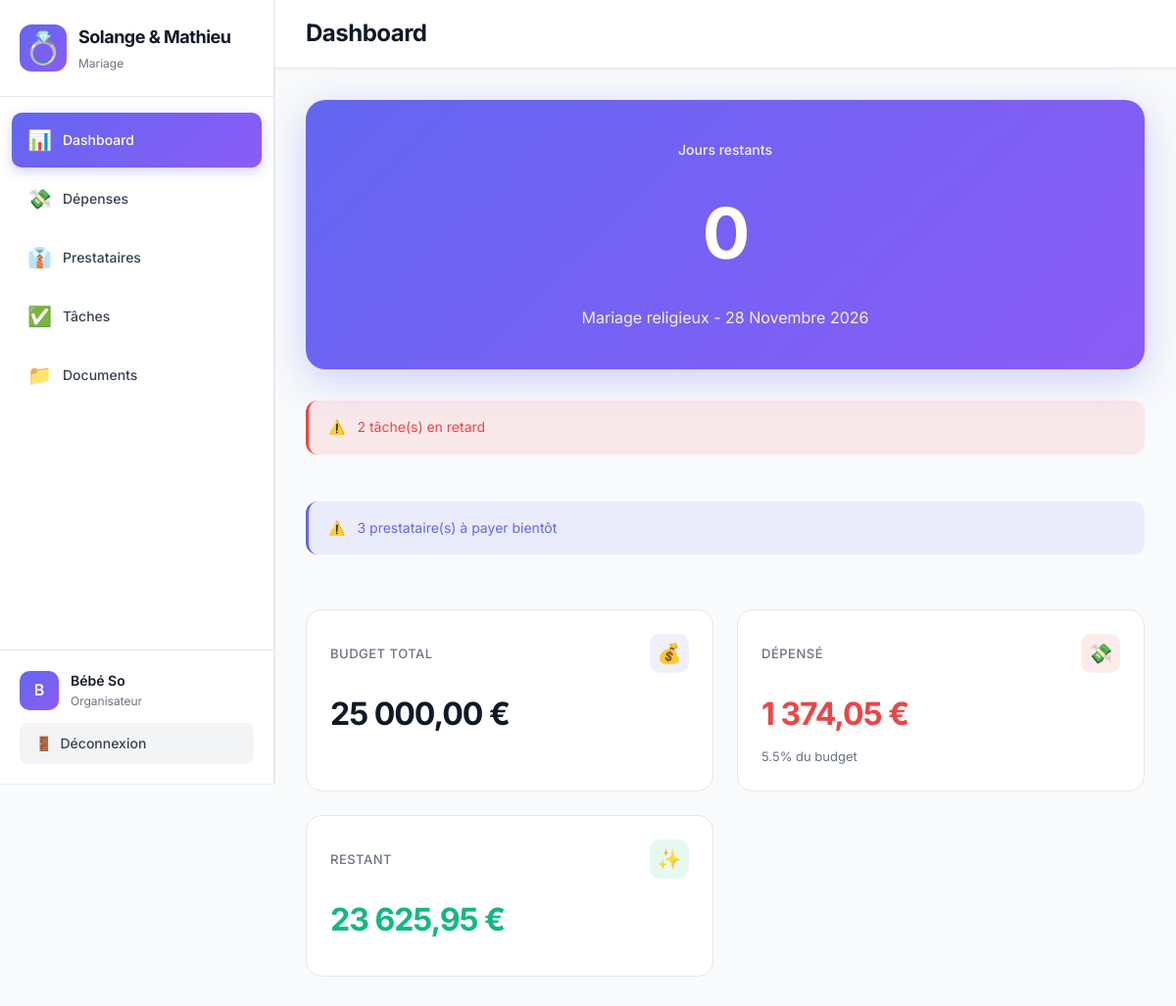
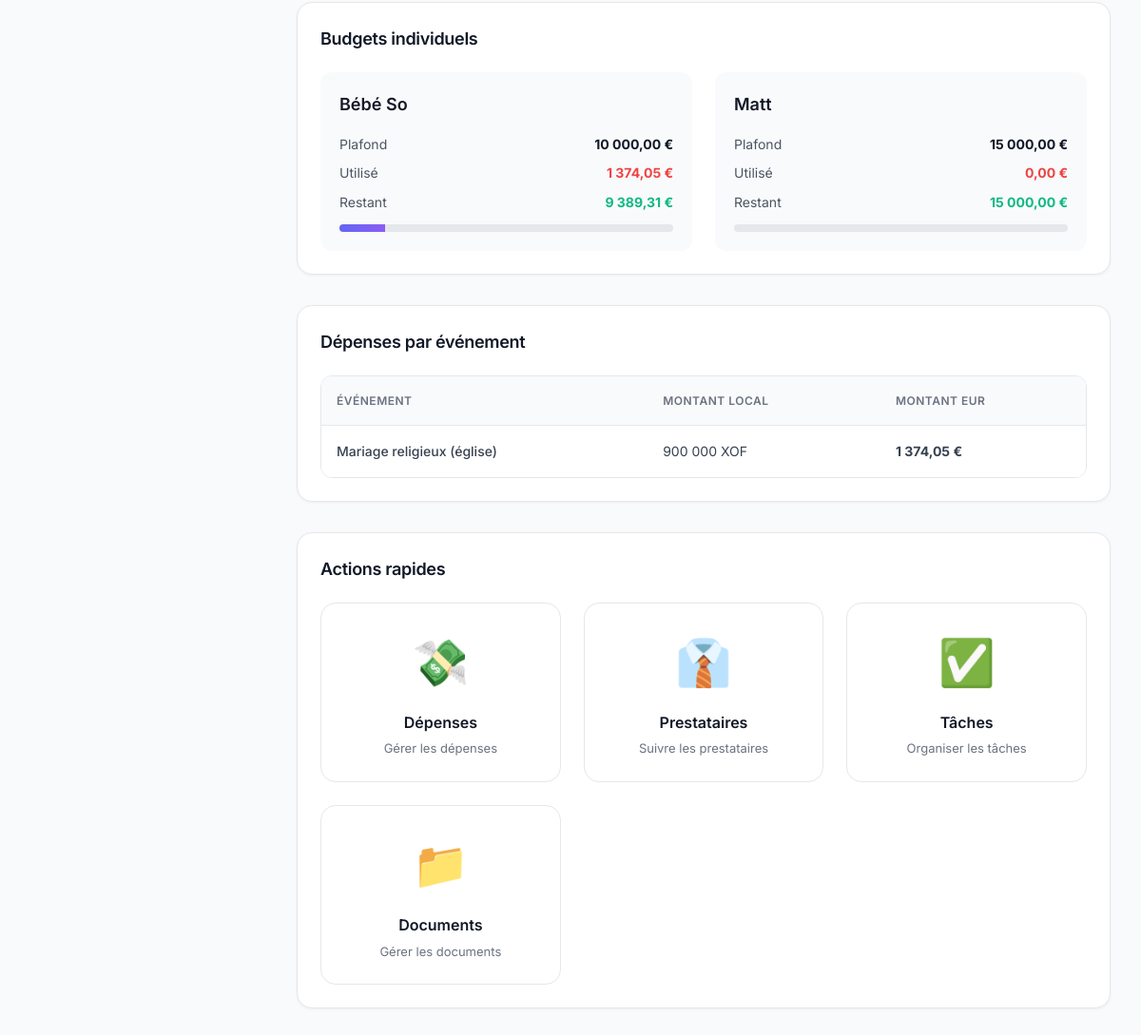
The page /takk/dashboard.php (signed in) on the database its author committed (2 pictures, top to bottom).
### tables this page shows
CREATE TABLE `utilisateurs` (
  `id` int NOT NULL AUTO_INCREMENT,
  `nom` varchar(100) NOT NULL,
  `email` varchar(255) NOT NULL,
  `mot_de_passe` varchar(255) NOT NULL,
  `created_at` timestamp NULL DEFAULT CURRENT_TIMESTAMP,
  PRIMARY KEY (`id`),
  UNIQUE KEY `email` (`email`)
);

CREATE TABLE `budget` (
  `utilisateur_id` int NOT NULL,
  `plafond` decimal(12,2) NOT NULL,
  `utilise` decimal(12,2) DEFAULT '0.00',
  `restant` decimal(12,2) NOT NULL,
  PRIMARY KEY (`utilisateur_id`),
  CONSTRAINT `budget_ibfk_1` FOREIGN KEY (`utilisateur_id`) REFERENCES `utilisateurs` (`id`) ON DELETE CASCADE
);

### takk/config/init.php (called while the page is built, shortened)
<?php
function getDB() {
    static $pdo = null;
    if ($pdo === null) {
        try {
            $dsn = "mysql:host=" . DB_HOST . ";dbname=" . DB_NAME . ";charset=utf8mb4";
            $pdo = new PDO($dsn, DB_USER, DB_PASS, [
                PDO::ATTR_ERRMODE => PDO::ERRMODE_EXCEPTION,
                PDO::ATTR_DEFAULT_FETCH_MODE => PDO::FETCH_ASSOC,
                PDO::ATTR_EMULATE_PREPARES => false,
                PDO::MYSQL_ATTR_INIT_COMMAND => "SET NAMES utf8mb4 COLLATE utf8mb4_unicode_ci"
            ]);
            $pdo->exec("SET NAMES utf8mb4 COLLATE utf8mb4_unicode_ci");
            $pdo->exec("SET CHARACTER SET utf8mb4");
            $pdo->exec("SET character_set_connection=utf8mb4");
            $pdo->exec("SET character_set_results=utf8mb4");
            $pdo->exec("SET character_set_client=utf8mb4");
        } catch (PDOException $e) {
            die("Erreur de connexion à la base de données : " . $e->getMessage());
        }
    }
    return $pdo;
}
function getCurrentUser() {
    $pdo = getDB();
    $stmt = $pdo->prepare("SELECT id, nom, email, mot_de_passe FROM utilisateurs WHERE id = ? LIMIT 1");
    $stmt->execute([$_SESSION['user_id']]);
    return $stmt->fetch(PDO::FETCH_ASSOC);
}
?>

### takk/includes/functions.php (called while the page is built, shortened)
<?php
require_once __DIR__ . '/../config/init.php';
function joursRestants() {
    $dateMariage = new DateTime(DATE_MARIAGE_RELIGIEUX);
    $aujourdhui = new DateTime();
    $diff = $aujourdhui->diff($dateMariage);
    if ($dateMariage < $aujourdhui) {
        return 0;
    }
    return $diff->days;
}
function getAlertes() {
    $pdo = getDB();
    $alertes = [];
    $stmt = $pdo->query("
        SELECT COUNT(*) as count
        FROM taches
        WHERE date_limite < CURDATE() AND statut != 'terminé'
    ");
    $count = $stmt->fetch()['count'];
    if ($count > 0) {
        $alertes[] = [
            'type' => 'danger',
            'message' => "$count tâche(s) en retard"
        ];
    }
    $stmt = $pdo->query("
        SELECT COUNT(*) as count
        FROM prestataires
        WHERE solde > 0 AND date_limite <= DATE_ADD(CURDATE(), INTERVAL 7 DAY)
    ");
    $count = $stmt->fetch()['count'];
    if ($count > 0) {
        $alertes[] = [
            'type' => 'info',
            'message' => "$count prestataire(s) à payer bientôt"
        ];
    }
    return $alertes;
}
function formaterMontant($montant, $devise) {
    if ($devise === 'XOF') {
        return number_format($montant, 0, ',', ' ') . ' XOF';
    } else {
        return number_format($montant, 2, ',', ' ') . ' €';
    }
}
?>

### takk/dashboard.php (the view, shortened to what this page needs)
<?php
require_once 'config/init.php';
require_once 'includes/functions.php';
$pdo = getDB();
$user = getCurrentUser();
$stmt = $pdo->query("
    SELECT u.nom, b.plafond, b.utilise, b.restant
    FROM budget b
    JOIN utilisateurs u ON b.utilisateur_id = u.id
    ORDER BY u.id
");
$budgets = $stmt->fetchAll();
$budgetGlobal = array_sum(array_column($budgets, 'plafond'));
$utiliseGlobal = array_sum(array_column($budgets, 'utilise'));
$restantGlobal = $budgetGlobal - $utiliseGlobal;
$stmt = $pdo->query("
    SELECT e.nom as evenement, e.devise,
           SUM(d.montant_local) as total_local,
           SUM(d.montant_euro) as total_euro
    FROM depenses d
    JOIN evenements e ON d.evenement_id = e.id
    GROUP BY e.id, e.nom, e.devise
");
$depensesParEvenement = $stmt->fetchAll();
$alertes = getAlertes();
$joursRestants = joursRestants();
$currentPage = 'dashboard';
?>
<!DOCTYPE html>
<html lang="fr">
<head>
    <link rel="stylesheet" href="assets/css/app.css">
</head>
<body>
    <?php include 'includes/sidebar.php'; ?>
    <div class="main-content">
        <header class="header">
            <h1 class="header-title">Dashboard</h1>
        </header>
        <div class="container">
            <div class="countdown-card">
                <div style="font-size: 14px; opacity: 0.9; margin-bottom: 8px; font-weight: 500;">Jours restants</div>
                <div class="countdown-number"><?= $joursRestants ?></div>
                <div style="font-size: 16px; opacity: 0.9; margin-top: 8px;">Mariage religieux - 28 Novembre 2026</div>
            </div>
            <?php if (!empty($alertes)): ?>
                <div class="grid" style="margin-bottom: 32px;">
                    <?php foreach ($alertes as $alerte): ?>
                        <div class="alert alert-<?= $alerte['type'] ?>">
                            <span>⚠️</span>
                            <span><?= htmlspecialchars($alerte['message']) ?></span>
                        </div>
                    <?php endforeach; ?>
                </div>
            <?php endif; ?>
            <div class="grid grid-3" style="margin-bottom: 32px;">
                <div class="stat-card">
                    <div class="stat-header">
                        <div class="stat-label">Budget total</div>
                        <div class="stat-icon" style="background: rgba(99, 102, 241, 0.1);">💰</div>
                    </div>
                    <div class="stat-value"><?= number_format($budgetGlobal, 2, ',', ' ') ?> €</div>
                </div>
                <div class="stat-card">
                    <div class="stat-header">
                        <div class="stat-label">Dépensé</div>
                        <div class="stat-icon" style="background: rgba(239, 68, 68, 0.1);">💸</div>
                    </div>
                    <div class="stat-value negative"><?= number_format($utiliseGlobal, 2, ',', ' ') ?> €</div>
                    <div style="font-size: 13px; color: var(--gray-500); margin-top: 8px;">
                        <?= $budgetGlobal > 0 ? number_format(($utiliseGlobal / $budgetGlobal) * 100, 1) : 0 ?>% du budget
                    </div>
                </div>
                <div class="stat-card">
                    <div class="stat-header">
                        <div class="stat-label">Restant</div>
                        <div class="stat-icon" style="background: rgba(16, 185, 129, 0.1);">✨</div>
                    </div>
                    <div class="stat-value positive"><?= number_format($restantGlobal, 2, ',', ' ') ?> €</div>
                </div>
            </div>
            <div class="card" style="margin-bottom: 32px;">
                <div class="card-header">
                    <h2 class="card-title">Budgets individuels</h2>
                </div>
                <div class="grid grid-2">
                    <?php foreach ($budgets as $budget): ?>
                        <div style="padding: 20px; background: var(--gray-50); border-radius: 12px;">
                            <div style="font-size: 18px; font-weight: 600; color: var(--gray-900); margin-bottom: 16px;">
                                <?= htmlspecialchars($budget['nom']) ?>
                            </div>
                            <div style="display: flex; justify-content: space-between; font-size: 14px; color: var(--gray-600); margin-bottom: 8px;">
                                <span>Plafond</span>
                                <strong style="color: var(--gray-900);"><?= number_format($budget['plafond'], 2, ',', ' ') ?> €</strong>
                            </div>
                            <div style="display: flex; justify-content: space-between; font-size: 14px; color: var(--gray-600); margin-bottom: 8px;">
                                <span>Utilisé</span>
                                <strong style="color: var(--danger);"><?= number_format($budget['utilise'], 2, ',', ' ') ?> €</strong>
                            </div>
                            <div style="display: flex; justify-content: space-between; font-size: 14px; color: var(--gray-600); margin-bottom: 12px;">
                                <span>Restant</span>
                                <strong style="color: var(--success);"><?= number_format($budget['restant'], 2, ',', ' ') ?> €</strong>
                            </div>
                            <div style="height: 8px; background: var(--gray-200); border-radius: 4px; overflow: hidden;">
                                <div style="height: 100%; background: linear-gradient(90deg, var(--primary), var(--secondary)); width: <?= min(100, ($budget['utilise'] / $budget['plafond']) * 100) ?>%; transition: width 0.3s;"></div>
                            </div>
                        </div>
                    <?php endforeach; ?>
                </div>
            </div>
            <div class="card" style="margin-bottom: 32px;">
                <div class="card-header">
                    <h2 class="card-title">Dépenses par événement</h2>
                </div>
                <div class="table-container">
                    <table class="table">
                        <thead>
                            <tr>
                                <th>Événement</th>
                                <th>Montant local</th>
                                <th>Montant EUR</th>
                            </tr>
                        </thead>
                        <tbody>
                            <?php if (empty($depensesParEvenement)): ?>
                                <tr>
                                    <td colspan="3" style="text-align: center; color: var(--gray-400); padding: 40px;">
                                        Aucune dépense enregistrée
                                    </td>
                                </tr>
                            <?php else: ?>
                                <?php foreach ($depensesParEvenement as $dep): ?>
                                    <tr>
                                        <td style="font-weight: 500;"><?= htmlspecialchars($dep['evenement']) ?></td>
                                        <td><?= formaterMontant($dep['total_local'], $dep['devise']) ?></td>
                                        <td><strong><?= formaterMontant($dep['total_euro'], 'EUR') ?></strong></td>
                                    </tr>
                                <?php endforeach; ?>
                            <?php endif; ?>
                        </tbody>
                    </table>
                </div>
            </div>
            <div class="card">
                <div class="card-header">
                    <h2 class="card-title">Actions rapides</h2>
                </div>
                <div class="grid grid-4">
                    <a href="depenses.php" class="stat-card" style="text-decoration: none; color: inherit;">
                        <div style="text-align: center;">
                            <div style="font-size: 48px; margin-bottom: 12px;">💸</div>
                            <div style="font-size: 16px; font-weight: 600; color: var(--gray-900); margin-bottom: 4px;">Dépenses</div>
                            <div style="font-size: 13px; color: var(--gray-500);">Gérer les dépenses</div>
                        </div>
                    </a>
                    <a href="prestataires.php" class="stat-card" style="text-decoration: none; color: inherit;">
                        <div style="text-align: center;">
                            <div style="font-size: 48px; margin-bottom: 12px;">👔</div>
                            <div style="font-size: 16px; font-weight: 600; color: var(--gray-900); margin-bottom: 4px;">Prestataires</div>
                            <div style="font-size: 13px; color: var(--gray-500);">Suivre les prestataires</div>
                        </div>
                    </a>
                    <a href="taches.php" class="stat-card" style="text-decoration: none; color: inherit;">
                        <div style="text-align: center;">
                            <div style="font-size: 48px; margin-bottom: 12px;">✅</div>
                            <div style="font-size: 16px; font-weight: 600; color: var(--gray-900); margin-bottom: 4px;">Tâches</div>
                            <div style="font-size: 13px; color: var(--gray-500);">Organiser les tâches</div>
                        </div>
                    </a>
                    <a href="documents.php" class="stat-card" style="text-decoration: none; color: inherit;">
                        <div style="text-align: center;">
                            <div style="font-size: 48px; margin-bottom: 12px;">📁</div>
                            <div style="font-size: 16px; font-weight: 600; color: var(--gray-900); margin-bottom: 4px;">Documents</div>
                            <div style="font-size: 13px; color: var(--gray-500);">Gérer les documents</div>
                        </div>
                    </a>
                </div>
            </div>
        </div>
    </div>
</body>
</html>

### takk/includes/sidebar.php (shortened to what this page needs)
<aside class="sidebar">
    <div class="sidebar-header">
        <div class="logo-container">
            <div class="logo-icon">💍</div>
            <div class="logo-text">
                <div class="logo-title">Solange & Mathieu</div>
                <div class="logo-subtitle">Mariage</div>
            </div>
        </div>
    </div>
    <nav class="sidebar-nav">
        <a href="dashboard.php" class="nav-item <?= $currentPage === 'dashboard' ? 'active' : '' ?>">
            <span class="nav-icon">📊</span>
            <span class="nav-label">Dashboard</span>
        </a>
        <a href="depenses.php" class="nav-item <?= $currentPage === 'depenses' ? 'active' : '' ?>">
            <span class="nav-icon">💸</span>
            <span class="nav-label">Dépenses</span>
        </a>
        <a href="prestataires.php" class="nav-item <?= $currentPage === 'prestataires' ? 'active' : '' ?>">
            <span class="nav-icon">👔</span>
            <span class="nav-label">Prestataires</span>
        </a>
        <a href="taches.php" class="nav-item <?= $currentPage === 'taches' ? 'active' : '' ?>">
            <span class="nav-icon">✅</span>
            <span class="nav-label">Tâches</span>
        </a>
        <a href="documents.php" class="nav-item <?= $currentPage === 'documents' ? 'active' : '' ?>">
            <span class="nav-icon">📁</span>
            <span class="nav-label">Documents</span>
        </a>
    </nav>
    <div class="sidebar-footer">
        <div class="user-info">
            <div class="user-avatar"><?= strtoupper(substr($user['nom'], 0, 1)) ?></div>
            <div class="user-details">
                <div class="user-name"><?= htmlspecialchars($user['nom']) ?></div>
                <div class="user-role">Organisateur</div>
            </div>
        </div>
        <a href="logout.php" class="logout-btn">
            <span>🚪</span>
            <span>Déconnexion</span>
        </a>
    </div>
</aside>

### rows shown on the page
utilisateurs: nom "B", nom "Bébé So"
budget: utilisateur_id.nom "Bébé So", plafond "10 000,00", utilise "1 374,05", restant "9 389,31"
budget: utilisateur_id.nom "Matt", plafond "15 000,00", utilise "0,00", restant "15 000,00"

### other values the page prints
$joursRestants "0"
$alerte['message'] "2 tâche(s) en retard"
$alerte['message'] "3 prestataire(s) à payer bientôt"
$budgetGlobal "25 000,00"
$utiliseGlobal "1 374,05"
$restantGlobal "23 625,95"
$dep['evenement'] "Mariage religieux (église)"
formaterMontant($dep['total_local'], $dep['devise']) "900 000 XOF"
formaterMontant($dep['total_euro'], 'EUR') "1 374,05 €"
